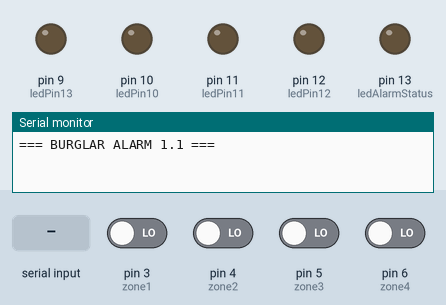
Recording of a sketch running on a simulated Arduino Uno, built with avr-gcc and run on an emulated ATmega328P. On the bench: output pins drawn as LEDs (lit = HIGH), the last lines printed to the serial monitor. The inputs (shaded band) are chosen by the test bench; at power-on: pin 3 (zone1), pin 4 (zone2), pin 5 (zone3), pin 6 (zone4) LOW.

Above: at 1.2 s.
1.3 s: "1\n" received over Serial
At 1.7 s:
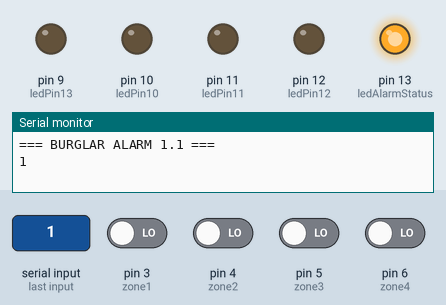
2.8 s: pin 3 (zone1) driven HIGH
At 4.0 s:
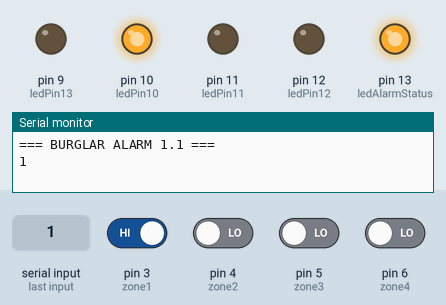
5.8 s: pin 4 (zone2) driven HIGH
At 6.3 s:
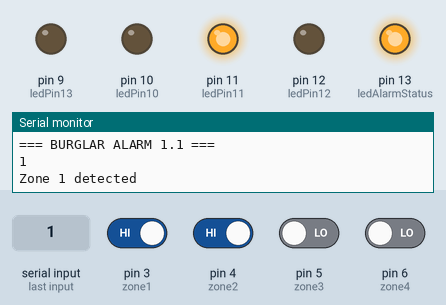
8.8 s: pin 5 (zone3) driven HIGH
At 9.8 s:
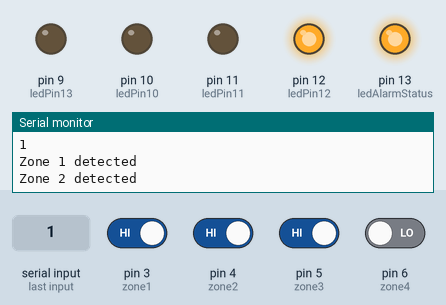
11.8 s: pin 6 (zone4) driven HIGH
At 12.1 s:
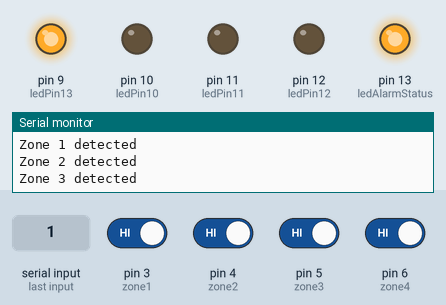
14.8 s: pin 3 (zone1) driven LOW
At 15.6 s:
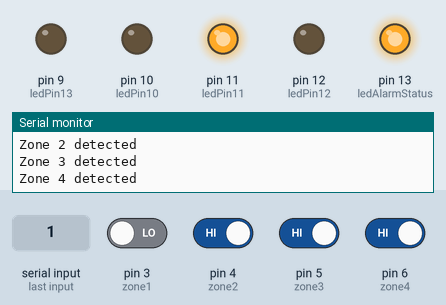
Timing chart, 0 to 18.8 s (numbered marks = the images above; inputs shaded):
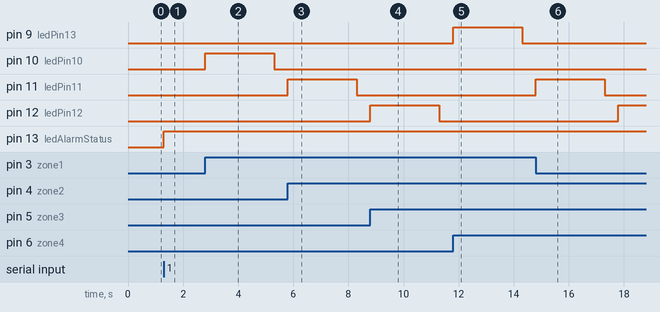

Measured:
- after the input at 1.3 s, pin 13 (ledAlarmStatus): LOW → HIGH at once
- after the input at 2.8 s, pin 10 (ledPin10): LOW → HIGH at once, → LOW 2.5 s later
- after the input at 5.8 s, pin 10 (ledPin10): stays LOW (without the input it goes to HIGH after 0.00 s); pin 11 (ledPin11): LOW → HIGH at once, → LOW 2.5 s later
- after the input at 8.8 s, pin 10 (ledPin10): stays LOW (without the input it goes to HIGH after 0.00 s); pin 12 (ledPin12): LOW → HIGH at once, → LOW 2.5 s later
- after the input at 11.8 s, pin 9 (ledPin13): LOW → HIGH at once, → LOW 2.5 s later; pin 10 (ledPin10): stays LOW (without the input it goes to HIGH after 0.00 s)
- after the input at 14.8 s, pin 10 (ledPin10): stays LOW (without the input it goes to HIGH after 0.00 s); pin 11 (ledPin11): LOW → HIGH after 0.00 s instead of 3.0 s; pin 12 (ledPin12): LOW → HIGH after 3.0 s

The sketch:

simpleAlarm.ino
```cpp
// Simple alarm system
//
// constants won't change. They're used here to
// set pin numbers:
const int alarmEnabled = 8;
const int zone1 = 3;     // Zone 1 sensor  --
const int zone2 = 4;     // Zone 2 sensor
const int zone3 = 5;     // Zone 3 sensor
const int zone4 = 6;     // Zone 4 sensor
const int ledPin10 =  10;      // 10 LED pin
const int ledPin11 =  11;      // 11 LED pin
const int ledPin12 =  12;      // 12 LED pin
const int ledPin13 =  9;      // 13 LED pin
const int ledAlarmStatus = 13;       // ALARN ON led  green

void setup() {

  Serial.begin(9600);          //Enable Serial at 9600
  Serial.println("=== BURGLAR ALARM 1.1 ===");
  pinMode(zone1, INPUT);    // initialize the sensor pin as an input:
  pinMode(zone2, INPUT);    // initialize the sensor pin as an input:
  pinMode(zone3, INPUT);    // initialize the sensor pin as an input:
  pinMode(zone4, INPUT);    // initialize the sensor pin as an input:
  pinMode(alarmEnabled, INPUT);

  pinMode(ledPin10, OUTPUT);      // initialize the LED pin as an output:
  pinMode(ledPin11, OUTPUT);      // initialize the LED pin as an output:
  pinMode(ledPin12, OUTPUT);      // initialize the LED pin as an output:
  pinMode(ledPin13, OUTPUT);      // initialize the LED pin as an output:
  pinMode(ledAlarmStatus, OUTPUT);   //Red led if the alarm is Enabled

}

void loop() {

  bool isEnabled = isAlarmEnabled();

  if(isEnabled)
  {
    digitalWrite(ledAlarmStatus, HIGH);
    //Serial.print("H");
    setZone(zone1,ledPin10,"Zone 1 detected");
    setZone(zone2,ledPin11,"Zone 2 detected");
    setZone(zone3,ledPin12,"Zone 3 detected");
    setZone(zone4,ledPin13,"Zone 4 detected");
  }
  else{
    digitalWrite(ledAlarmStatus, LOW);
    //Serial.print("L");
  }

 //delay(10);
}

bool alarmSwitchedOn = false;

bool isAlarmEnabled(){
  //int isEnabled = digitalRead(alarmEnabled);
  //return isEnabled;

  char incomingValue = readCharFromSerialPort();

  if (incomingValue == '1'){
      alarmSwitchedOn = true;
  }
  if (incomingValue == '2'){
    alarmSwitchedOn = false;
  }

  return alarmSwitchedOn;
}

char readCharFromSerialPort(){
  char val;
  if (Serial.available() > 0){
    val = Serial.read();
    Serial.print(val);
  }
  return val;
}

void setZone(int zone, int outLed, String message) {
  int buttonState = digitalRead(zone);

  if (buttonState == HIGH) {
    digitalWrite(outLed, HIGH);
    delay(2500);
    Serial.print(message);
    Serial.print('\n');
    digitalWrite(outLed, LOW);
    delay(500);
  }


}
```
